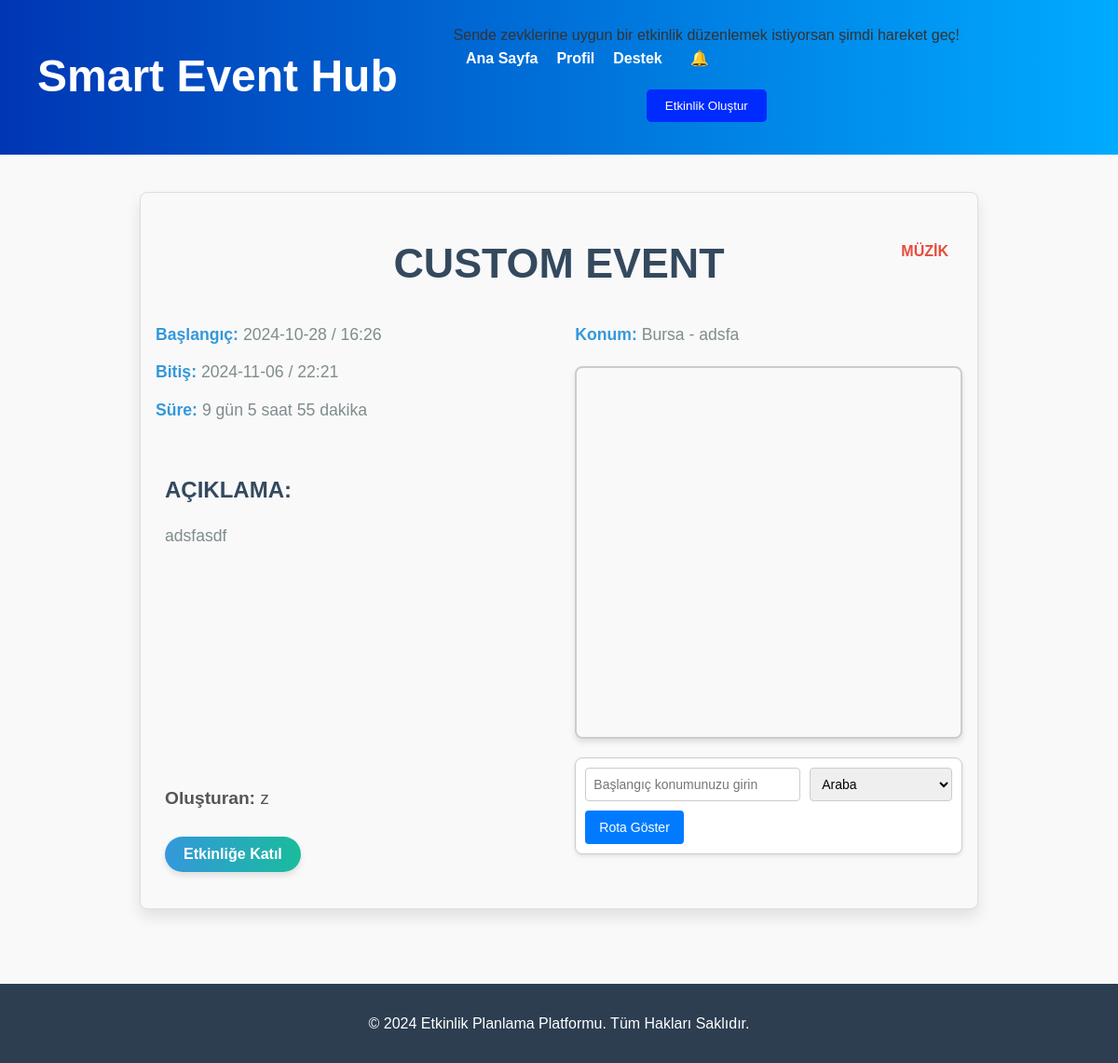
Screenshot of /event/4 with the database file from the repository.
### tables this page shows
CREATE TABLE events (
        ID INTEGER PRIMARY KEY AUTOINCREMENT,
        event_name TEXT NOT NULL,
        description TEXT NOT NULL,
        startDate TEXT NOT NULL,
        finishDate TEXT NOT NULL,
        startTime TEXT NOT NULL,
        finishTime TEXT NOT NULL,
        duration TEXT NOT NULL,
        city TEXT NOT NULL,        
        address TEXT NOT NULL,        
        category TEXT NOT NULL,
        creator_username TEXT NOT NULL,
        isApproved BOOLEAN DEFAULT FALSE NOT NULL
    );

### app.py (the view, shortened to what this page needs)
@app.route('/event/<int:event_id>')
def event_detail(event_id):
    event = get_event_by_id(event_id)
    if not event:
        return "Etkinlik bulunamadı", 404
    username = session.get('user', {}).get('username')
    user_id = get_user_id_by_username(username) if username else None
    is_participant = False
    is_creator = False
    if user_id:
        is_participant = is_user_participant(user_id, event_id)
        is_creator = username == get_event_creator_username(event_id)
    user_events = [dict(row) for row in get_created_events_by_username(username)]
    attended_events = get_user_attended_events(user_id) if user_id else []
    all_user_events = {event['ID']: event for event in user_events + attended_events}.values()
    all_user_events = list(all_user_events)
    conflict_message = None
    days, hours, minutes = calculate_duration(event['startDate'], event['startTime'], event['finishDate'],
                                              event['finishTime'])
    messages = get_messages_for_event(event_id)
    return render_template(
        'eventDetails.html',
        event=event,
        username=username,
        user_id= user_id,
        is_participant=is_participant,
        is_creator=is_creator,
        messages=messages,
        get_username_by_id=get_username_by_id,
        days=days, hours=hours, minutes=minutes,
        conflict_message=conflict_message
    )

### app.py (called while the page is built)
def calculate_duration(start_date, start_time, finish_date, finish_time):
    start_datetime_str = f"{start_date} {start_time}"
    finish_datetime_str = f"{finish_date} {finish_time}"
    start_datetime = datetime.strptime(start_datetime_str, "%Y-%m-%d %H:%M")
    finish_datetime = datetime.strptime(finish_datetime_str, "%Y-%m-%d %H:%M")
    duration = finish_datetime - start_datetime
    days = duration.days
    hours, remainder = divmod(duration.seconds, 3600)
    minutes, _ = divmod(remainder, 60)
    return days, hours, minutes

### database.py (called while the page is built)
def get_db_connection():
    conn = sqlite3.connect(DATABASE)
    conn.row_factory = sqlite3.Row
    return conn

def get_created_events_by_username(username):
    conn = get_db_connection()
    cursor = conn.cursor()
    cursor.execute('''
        SELECT * FROM events WHERE creator_username = ?
    ''', (username,))
    events = cursor.fetchall()
    conn.close()
    return events

def get_event_by_id(event_id):
    conn = get_db_connection()
    cursor = conn.cursor()
    cursor.execute('''
        SELECT * FROM events WHERE ID = ?
    ''', (event_id,))
    event = cursor.fetchone()
    conn.close()
    return event

def get_messages_for_event(event_id):
    conn = get_db_connection()
    cursor = conn.cursor()
    cursor.execute('''
        SELECT sender_ID, message_text, sent_time
        FROM messages
        WHERE event_ID = ?
        ORDER BY sent_time ASC
    ''', (event_id,))
    messages = cursor.fetchall()
    conn.close()
    return messages

def get_username_by_id(user_id):
    conn = get_db_connection()
    cursor = conn.cursor()
    cursor.execute('SELECT username FROM users WHERE ID = ?', (user_id,))
    user = cursor.fetchone()
    conn.close()
    if user:
        return user['username']
    return None

### templates/eventDetails.html (shortened to what this page needs)
<!DOCTYPE html>
<html lang="tr">
<head>
    <link rel="stylesheet" href="{{ url_for('static', filename='css/eventDetails_style.css') }}">
</head>
<body>
        {% include 'header.html' %}
    <main>
        <div class="details-and-chat">
            <section class="event-details">
                <h2 class="event-title"> {{ event['event_name'] }} <span class="event-category">{{ event['category'] }}</span></h2>
                <div class="event-info">
                    <div class="event-date">
                        <p><strong>Başlangıç:</strong> {{ event['startDate'] }} / {{ event['startTime'] }}</p>
                        <p><strong>Bitiş:</strong> {{ event['finishDate'] }} / {{ event['finishTime'] }}</p>
                        <p><strong>Süre:</strong> {{ days }} gün {{ hours }} saat {{ minutes }} dakika</p>
                    </div>
                    <div class="event-location">
                        <p><strong>Konum:</strong> {{ event['city'] }} - {{ event['address'] }} </p>
                        <div id="map" style="width: 100%; height: 400px; margin-top: 20px;"></div>
                        <div class="route-controls">
                        <input type="text" id="start-location" placeholder="Başlangıç konumunuzu girin">
                        <select id="travel-mode">
                            <option value="DRIVING">Araba</option>
                        </select>
                        <button id="get-route">Rota Göster</button>
                        </div>
                    </div>
                </div>
                <div class="event-description">
                    <h3>Açıklama:</h3>
                    <p>{{ event['description'] }}</p>
                </div>
                <div class="event-creator">
                    <p><strong>Oluşturan:</strong> {{ event['creator_username'] }} </p>
                </div>
                <div class="event-actions">
                    {% if is_creator %}
                        <form action="{{ url_for('delete_event', event_id=event['id']) }}" method="POST">
                            <button type="submit" class="join-button">Etkinliği Sil</button>
                        </form>
                    {% else %}
                        {% if conflict_message %}
                            <p class="conflict-message">{{ conflict_message }}</p>
                        {% elif is_participant %}
                            <form action="{{ url_for('leave_event', event_id=event['id']) }}" method="POST">
                                <button type="submit" class="join-button">Etkinlikten Çık</button>
                            </form>
                        {% else %}
                            <form action="{{ url_for('join_event', event_id=event['id']) }}" method="POST">
                                <button type="submit" class="join-button">Etkinliğe Katıl</button>
                            </form>
                        {% endif %}
                    {% endif %}
                </div>
            </section>
        </div>
    </main>
    <footer>
        <p>© 2024 Etkinlik Planlama Platformu. Tüm Hakları Saklıdır.</p>
    </footer>
</body>
</html>

### static/css/eventDetails_style.css (style rules this page uses)
* { margin: 0; padding: 0; box-sizing: border-box; font-family: 'Arial', sans-serif; transition: all 0.3s ease; }
body { background-color: #f9f9f9; color: #333; line-height: 1.6; font-size: 16px; }
h1, h2, h3 { font-weight: 600; color: #333; }
h2.event-title { font-size: 2.8rem; margin-bottom: 15px; text-align: center; color: #34495e; text-transform: uppercase; }
.event-category { font-size: 1rem; color: #e74c3c; font-weight: bold; position: absolute; top: 10px; right: 15px; text-transform: uppercase; }
.event-title { font-size: 2.8rem; margin-bottom: 15px; text-align: center; color: #34495e; text-transform: uppercase; position: relative; }
.event-details { background-color: #fff; border-radius: 15px; box-shadow: 0 8px 16px rgba(0, 0, 0, 0.1); margin: 40px auto; padding: 40px; max-width: 900px; animation: fadeIn 0.8s ease-in-out; }
.event-info { display: flex; justify-content: space-between; margin-bottom: 30px; }
.event-info .event-date, .event-info .event-location { width: 48%; }
.event-date p, .event-location p { font-size: 1.1rem; margin: 12px 0; color: #7f8c8d; }
.event-date strong, .event-location strong { color: #3498db; }
.event-description h3 { font-size: 1.5rem; color: #34495e; margin-bottom: 15px; text-transform: uppercase; }
.event-description { position: relative; bottom: 450px; left: 10px; margin-top: 20px; margin-bottom: 30px; padding: 10px 0; width: 350px; height: 100px; }
.event-description p { font-size: 1.1rem; line-height: 1.7; color: #7f8c8d; }
.event-creator p { position: relative; bottom: 235px; left: 10px; font-size: 1.2rem; color: #555; margin-top: 20px; }
.event-actions { position: relative; bottom: 250px; left: 10px; display: flex; justify-content: space-between; margin-top: 40px; }
.join-button { background: linear-gradient(90deg, #3498db, #1abc9c); color: white; font-size: 1rem; font-weight: bold; padding: 10px 20px; border: none; border-radius: 25px; box-shadow: 0 4px 6px rgba(0, 0, 0, 0.1); cursor: pointer; transition: all 0.3s ease-in-out; text-align: center; text-decoration: none; display: inline-block; }
footer { background-color: #2c3e50; color: white; padding: 30px 0; text-align: center; margin-top: 40px; }
footer p { font-size: 1rem; }
.details-and-chat { display: flex; gap: 20px; max-width: 1200px; max-height: 850px; margin: 0 auto; }
.event-details { flex: 2; border: 1px solid #ddd; border-radius: 8px; padding: 16px; background-color: #f9f9f9; }
.event-details { position: relative; padding-top: 40px; }
#map { border: 2px solid #ccc; border-radius: 8px; box-shadow: 0 4px 6px rgba(0, 0, 0, 0.1); margin-bottom: 20px; }
.route-controls { display: flex; flex-wrap: wrap; gap: 10px; margin-top: 20px; padding: 10px; background-color: #fff; border: 1px solid #ccc; border-radius: 8px; box-shadow: 0 2px 4px rgba(0, 0, 0, 0.1); }
.route-controls input[type="text"], .route-controls select { flex: 1 1 auto; padding: 8px; font-size: 14px; border: 1px solid #ccc; border-radius: 4px; }
.route-controls button { padding: 10px 15px; background-color: #007BFF; color: #fff; border: none; border-radius: 4px; cursor: pointer; font-size: 14px; transition: background-color 0.3s ease; }

### static/css/header_style.css (style rules this page uses)
body, html { margin: 0; padding: 0; width: 100%; height: 100%; }
.event-info { font-size: 1em; color: #333; margin-top: 10px; text-align: left; }

### rows the page displays
events: event_name "CUSTOM EVENT", category "MÜZIK", startDate "2024-10-28", startTime "16:26", finishDate "2024-11-06", finishTime "22:21", city "Bursa", address "adsfa", description "adsfasdf", creator_username "z"

### other values shown
{{ days }} "9"
{{ hours }} "5"
{{ minutes }} "55"
